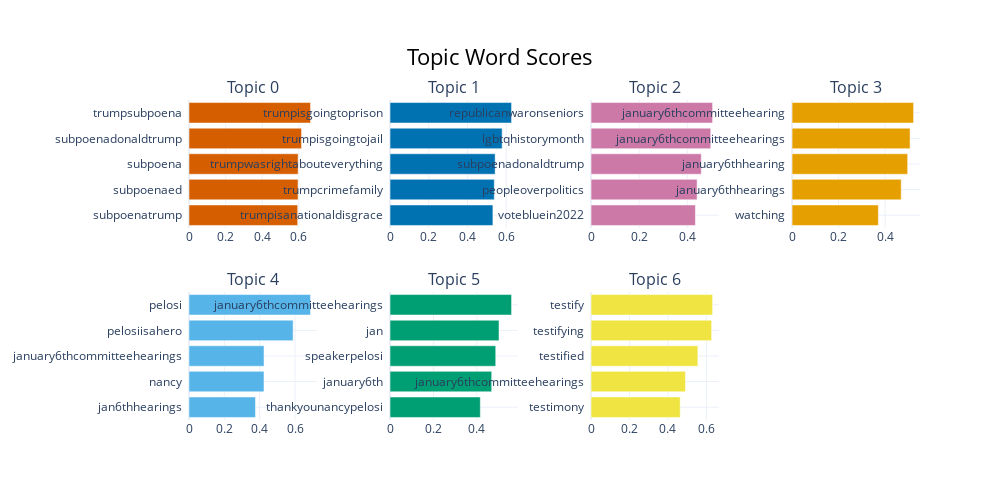

Notebook source saved alongside this figure:
### Code cell
keybert_model.visualize_barchart(top_n_topics=7)

### Figure 1 — Plotly figure (JSON) as saved in the notebook; plotly's stock layout.template omitted (floating-point values rounded to 4 significant figures)
{"data": [{"marker": {"color": "#D55E00"}, "orientation": "h", "type": "bar", "x": [0.5935, 0.5956, 0.596, 0.6145, 0.6637], "xaxis": "x", "y": ["subpoenatrump  ", "subpoenaed  ", "subpoena  ", "subpoenadonaldtrump  ", "trumpsubpoena  "], "yaxis": "y"}, {"marker": {"color": "#0072B2"}, "orientation": "h", "type": "bar", "x": [0.5314, 0.5386, 0.5429, 0.579, 0.6278], "xaxis": "x2", "y": ["trumpisanationaldisgrace  ", "trumpcrimefamily  ", "trumpwasrightabouteverything  ", "trumpisgoingtojail  ", "trumpisgoingtoprison  "], "yaxis": "y2"}, {"marker": {"color": "#CC79A7"}, "orientation": "h", "type": "bar", "x": [0.4338, 0.4408, 0.4581, 0.4975, 0.5052], "xaxis": "x3", "y": ["votebluein2022  ", "peopleoverpolitics  ", "subpoenadonaldtrump  ", "lgbtqhistorymonth  ", "republicanwaronseniors  "], "yaxis": "y3"}, {"marker": {"color": "#E69F00"}, "orientation": "h", "type": "bar", "x": [0.3708, 0.469, 0.4967, 0.507, 0.5223], "xaxis": "x4", "y": ["watching  ", "january6thhearings  ", "january6thhearing  ", "january6thcommitteehearings  ", "january6thcommitteehearing  "], "yaxis": "y4"}, {"marker": {"color": "#56B4E9"}, "orientation": "h", "type": "bar", "x": [0.3761, 0.4242, 0.4245, 0.589, 0.6875], "xaxis": "x5", "y": ["jan6thhearings  ", "nancy  ", "january6thcommitteehearings  ", "pelosiisahero  ", "pelosi  "], "yaxis": "y5"}, {"marker": {"color": "#009E73"}, "orientation": "h", "type": "bar", "x": [0.416, 0.4685, 0.487, 0.5021, 0.5599], "xaxis": "x6", "y": ["thankyounancypelosi  ", "january6th  ", "speakerpelosi  ", "jan  ", "january6thcommitteehearings  "], "yaxis": "y6"}, {"marker": {"color": "#F0E442"}, "orientation": "h", "type": "bar", "x": [0.464, 0.4912, 0.5561, 0.6275, 0.6325], "xaxis": "x7", "y": ["testimony  ", "january6thcommitteehearings  ", "testified  ", "testifying  ", "testify  "], "yaxis": "y7"}], "layout": {"annotations": [{"font": {"size": 16}, "showarrow": false, "text": "Topic 0", "x": 0.0875, "xanchor": "center", "xref": "paper", "y": 1, "yanchor": "bottom", "yref": "paper"}, {"font": {"size": 16}, "showarrow": false, "text": "Topic 1", "x": 0.3625, "xanchor": "center", "xref": "paper", "y": 1, "yanchor": "bottom", "yref": "paper"}, {"font": {"size": 16}, "showarrow": false, "text": "Topic 2", "x": 0.6375, "xanchor": "center", "xref": "paper", "y": 1, "yanchor": "bottom", "yref": "paper"}, {"font": {"size": 16}, "showarrow": false, "text": "Topic 3", "x": 0.9125, "xanchor": "center", "xref": "paper", "y": 1, "yanchor": "bottom", "yref": "paper"}, {"font": {"size": 16}, "showarrow": false, "text": "Topic 4", "x": 0.0875, "xanchor": "center", "xref": "paper", "y": 0.4, "yanchor": "bottom", "yref": "paper"}, {"font": {"size": 16}, "showarrow": false, "text": "Topic 5", "x": 0.3625, "xanchor": "center", "xref": "paper", "y": 0.4, "yanchor": "bottom", "yref": "paper"}, {"font": {"size": 16}, "showarrow": false, "text": "Topic 6", "x": 0.6375, "xanchor": "center", "xref": "paper", "y": 0.4, "yanchor": "bottom", "yref": "paper"}], "height": 500, "hoverlabel": {"bgcolor": "white", "font": {"family": "Rockwell", "size": 16}}, "showlegend": false, "title": {"font": {"color": "Black", "size": 22}, "text": "Topic Word Scores", "x": 0.5, "xanchor": "center", "yanchor": "top"}, "width": 1000, "xaxis": {"anchor": "y", "domain": [0, 0.175], "showgrid": true}, "xaxis2": {"anchor": "y2", "domain": [0.275, 0.45], "showgrid": true}, "xaxis3": {"anchor": "y3", "domain": [0.55, 0.725], "showgrid": true}, "xaxis4": {"anchor": "y4", "domain": [0.825, 1], "showgrid": true}, "xaxis5": {"anchor": "y5", "domain": [0, 0.175], "showgrid": true}, "xaxis6": {"anchor": "y6", "domain": [0.275, 0.45], "showgrid": true}, "xaxis7": {"anchor": "y7", "domain": [0.55, 0.725], "showgrid": true}, "xaxis8": {"anchor": "y8", "domain": [0.825, 1], "showgrid": true}, "yaxis": {"anchor": "x", "domain": [0.6, 1], "showgrid": true}, "yaxis2": {"anchor": "x2", "domain": [0.6, 1], "showgrid": true}, "yaxis3": {"anchor": "x3", "domain": [0.6, 1], "showgrid": true}, "yaxis4": {"anchor": "x4", "domain": [0.6, 1], "showgrid": true}, "yaxis5": {"anchor": "x5", "domain": [0, 0.4], "showgrid": true}, "yaxis6": {"anchor": "x6", "domain": [0, 0.4], "showgrid": true}, "yaxis7": {"anchor": "x7", "domain": [0, 0.4], "showgrid": true}, "yaxis8": {"anchor": "x8", "domain": [0, 0.4], "showgrid": true}}}
